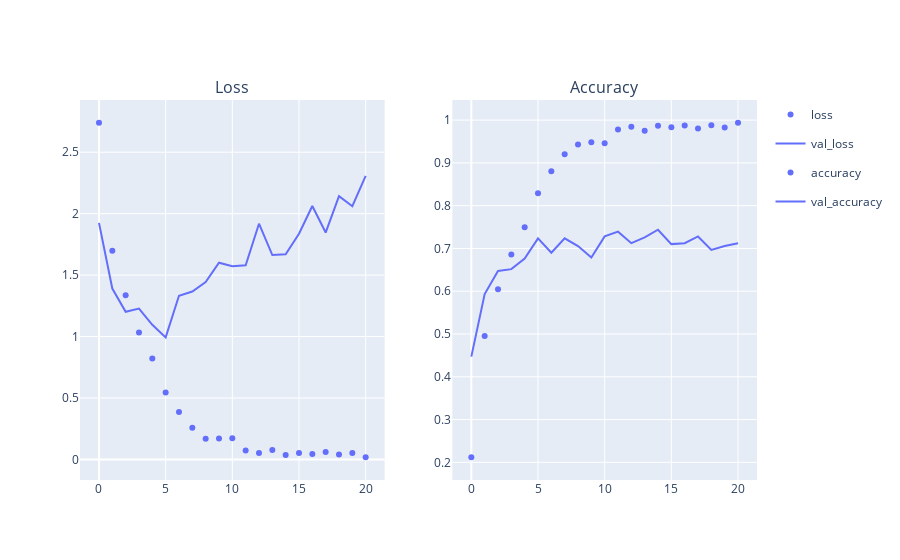

Notebook source saved alongside this figure:
### Code cell
# Visualization
from plotly.subplots import make_subplots
loss = px.scatter(hist_df['loss'])
val_loss = px.line(hist_df['val_loss'])
accuracy = px.scatter(hist_df['accuracy'])
val_accuracy = px.line(hist_df['val_accuracy'])

fig = make_subplots(cols=2, rows=1, subplot_titles=("Loss", "Accuracy"))
fig.add_trace(loss.data[0], col=1, row=1)
fig.add_trace(val_loss.data[0], col=1, row=1)
fig.add_trace(accuracy.data[0], col=2, row=1)
fig.add_trace(val_accuracy.data[0], col=2, row=1)

fig.show()

### Figure 1 — Plotly figure (JSON) as saved in the notebook; plotly's stock layout.template omitted (floating-point values rounded to 4 significant figures)
{"data": [{"hovertemplate": "variable=loss<br>index=%{x}<br>value=%{y}<extra></extra>", "legendgroup": "loss", "marker": {"color": "#636efa", "symbol": "circle"}, "mode": "markers", "name": "loss", "orientation": "v", "showlegend": true, "type": "scatter", "x": [0, 1, 2, 3, 4, 5, 6, 7, 8, 9, 10, 11, 12, 13, 14, 15, 16, 17, 18, 19, 20], "xaxis": "x", "y": [2.74, 1.699, 1.336, 1.034, 0.822, 0.5451, 0.3871, 0.2591, 0.1692, 0.1709, 0.172, 0.07282, 0.05215, 0.07658, 0.03685, 0.05312, 0.04368, 0.06092, 0.04025, 0.05187, 0.01818], "yaxis": "y"}, {"hovertemplate": "variable=val_loss<br>index=%{x}<br>value=%{y}<extra></extra>", "legendgroup": "val_loss", "line": {"color": "#636efa", "dash": "solid"}, "marker": {"symbol": "circle"}, "mode": "lines", "name": "val_loss", "orientation": "v", "showlegend": true, "type": "scatter", "x": [0, 1, 2, 3, 4, 5, 6, 7, 8, 9, 10, 11, 12, 13, 14, 15, 16, 17, 18, 19, 20], "xaxis": "x", "y": [1.925, 1.391, 1.202, 1.227, 1.096, 0.9934, 1.332, 1.366, 1.443, 1.601, 1.572, 1.58, 1.918, 1.663, 1.67, 1.837, 2.062, 1.846, 2.143, 2.061, 2.308], "yaxis": "y"}, {"hovertemplate": "variable=accuracy<br>index=%{x}<br>value=%{y}<extra></extra>", "legendgroup": "accuracy", "marker": {"color": "#636efa", "symbol": "circle"}, "mode": "markers", "name": "accuracy", "orientation": "v", "showlegend": true, "type": "scatter", "x": [0, 1, 2, 3, 4, 5, 6, 7, 8, 9, 10, 11, 12, 13, 14, 15, 16, 17, 18, 19, 20], "xaxis": "x2", "y": [0.2119, 0.4955, 0.6048, 0.6858, 0.7496, 0.8288, 0.8806, 0.9199, 0.9432, 0.948, 0.9458, 0.9781, 0.9845, 0.9753, 0.9871, 0.9834, 0.9876, 0.9803, 0.9879, 0.9826, 0.9938], "yaxis": "y2"}, {"hovertemplate": "variable=val_accuracy<br>index=%{x}<br>value=%{y}<extra></extra>", "legendgroup": "val_accuracy", "line": {"color": "#636efa", "dash": "solid"}, "marker": {"symbol": "circle"}, "mode": "lines", "name": "val_accuracy", "orientation": "v", "showlegend": true, "type": "scatter", "x": [0, 1, 2, 3, 4, 5, 6, 7, 8, 9, 10, 11, 12, 13, 14, 15, 16, 17, 18, 19, 20], "xaxis": "x2", "y": [0.4472, 0.5933, 0.6472, 0.6517, 0.6764, 0.7236, 0.6899, 0.7236, 0.7056, 0.6787, 0.7281, 0.7393, 0.7124, 0.7258, 0.7438, 0.7101, 0.7124, 0.7281, 0.6966, 0.7056, 0.7124], "yaxis": "y2"}], "layout": {"annotations": [{"font": {"size": 16}, "showarrow": false, "text": "Loss", "x": 0.225, "xanchor": "center", "xref": "paper", "y": 1, "yanchor": "bottom", "yref": "paper"}, {"font": {"size": 16}, "showarrow": false, "text": "Accuracy", "x": 0.775, "xanchor": "center", "xref": "paper", "y": 1, "yanchor": "bottom", "yref": "paper"}], "autosize": true, "xaxis": {"anchor": "y", "autorange": true, "domain": [0, 0.45], "range": [-1.312, 21.31], "type": "linear"}, "xaxis2": {"anchor": "y2", "autorange": true, "domain": [0.55, 1], "range": [-1.312, 21.31], "type": "linear"}, "yaxis": {"anchor": "x", "autorange": true, "domain": [0, 1], "range": [-0.2064, 2.964], "type": "linear"}, "yaxis2": {"anchor": "x2", "autorange": true, "domain": [0, 1], "range": [0.1474, 1.058], "type": "linear"}}}
